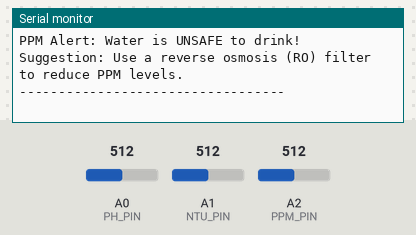
A sketch run on a simulated Arduino Uno, built with avr-gcc and run on an emulated ATmega328P. Shown: the last lines printed to the serial monitor. The inputs (shaded band) are chosen by the test bench; at power-on: A0 (PH_PIN) = 512, A1 (NTU_PIN) = 512, A2 (PPM_PIN) = 512.

Above: at 11.2 s.
11.3 s: A0 (PH_PIN) set to 716
At 21.05 s:
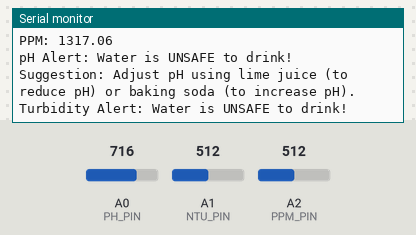
21.7 s: A1 (NTU_PIN) set to 716
At 32.0 s:
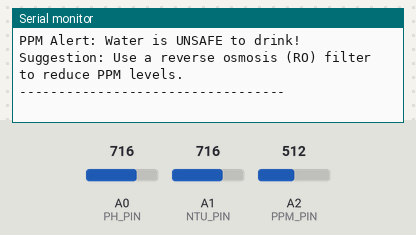
32.1 s: A2 (PPM_PIN) set to 716
42.5 s: A0 (PH_PIN) set to 900
52.9 s: A1 (NTU_PIN) set to 900
At 62.7 s:
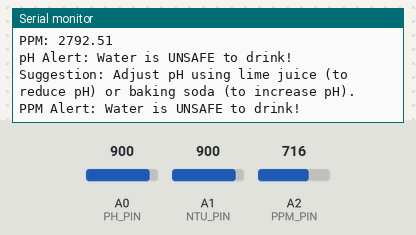
63.3 s: A2 (PPM_PIN) set to 900
At 74.3 s:
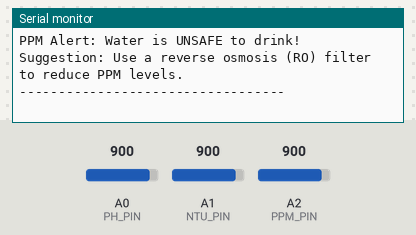
Timing chart, 0 to 74.7 s (numbered marks = the images above; inputs shaded):
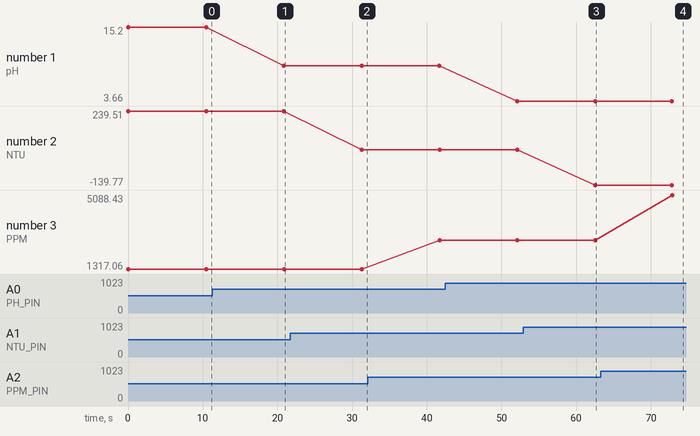

The sketch:

waterquality.ino
```cpp
#define PH_PIN A0       // Analog pin for pH sensor
#define NTU_PIN A1      // Analog pin for turbidity sensor
#define PPM_PIN A2      // Analog pin for TDS meter (PPM sensor)

void setup() {
  Serial.begin(9600);  // Initialize Serial communication
}

void loop() {
  // Read raw sensor values
  float pHValue = 7 + ((3.85 - analogRead(PH_PIN) * (5.0 / 1023.0)) / 0.16428571428);  // Map pH sensor output (example calibration)
  float NTUValue = -200 * (analogRead(NTU_PIN) * (5.0 / 1023.0)) + 740;  // Map turbidity output to NTU
  float voltage = analogRead(PPM_PIN) * (5.0 / 1023.0);
  float ppmValue = (133.42 * voltage * voltage * voltage - 255.86 * voltage * voltage + 857.39 * voltage) * 0.5;  // Map TDS output to PPM (example range)

  // Print the sensor readings
  Serial.println("----- Water Quality Readings -----");
  Serial.print("pH: ");
  Serial.println(pHValue);
  Serial.print("NTU: ");
  Serial.println(NTUValue);
  Serial.print("PPM: ");
  Serial.println(ppmValue);

  // Water safety evaluation and suggestions
  if (pHValue > 8.5 || pHValue < 6.5) {
    Serial.println("pH Alert: Water is UNSAFE to drink!");
    Serial.println("Suggestion: Adjust pH using lime juice (to reduce pH) or baking soda (to increase pH).");
  }

  if (NTUValue > 1.0) {
    Serial.println("Turbidity Alert: Water is UNSAFE to drink!");
    Serial.println("Suggestion: Filter the water using activated charcoal or fine mesh filters.");
  }

  if (ppmValue > 300) {
    Serial.println("PPM Alert: Water is UNSAFE to drink!");
    Serial.println("Suggestion: Use a reverse osmosis (RO) filter to reduce PPM levels.");
  }

  if (pHValue >= 6.5 && pHValue <= 8.5 && NTUValue <= 1.0 && ppmValue <= 300) {
    Serial.println("Water is SAFE to drink!");
  }

  Serial.println("----------------------------------\n");
  delay(10000);  // Wait 2 seconds before taking next reading
}
```

Measured:
- after the input at 11.3 s, the serial monitor: prints a new line after 9.6 s (image 1)
- after the input at 21.7 s, the serial monitor: prints a new line after 9.6 s (image 2)
- after the input at 52.9 s, the serial monitor: prints a new line after 9.6 s (image 3)
- after the input at 63.3 s, the serial monitor: prints a new line after 9.5 s (image 4)
- plotted number 1: 15.2 → 9.13 after the input at 11.3 s, 9.13 → 3.66 after the input at 42.5 s
- plotted number 2: 239.51 → 40.1 after the input at 21.7 s, 40.1 → -139.77 after the input at 52.9 s
- plotted number 3: 1317.06 → 2792.51 after the input at 32.1 s, 2792.51 → 5088.43 after the input at 63.3 s
